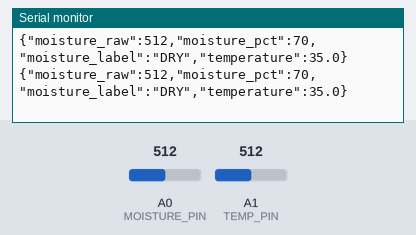
Simulated run of this sketch. Board: Arduino Uno, built with avr-gcc and run on an emulated ATmega328P. Parts: the last lines printed to the serial monitor. Inputs (shaded band) come from the test bench; at power-on: A0 (MOISTURE_PIN) = 512, A1 (TEMP_PIN) = 512.

Above: at 1.8 s.
1.9 s: A0 (MOISTURE_PIN) set to 534
At 2.9 s:
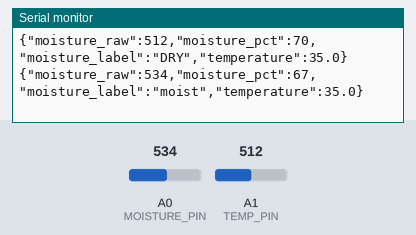
4.5 s: A0 (MOISTURE_PIN) set to 575
At 5.6 s:
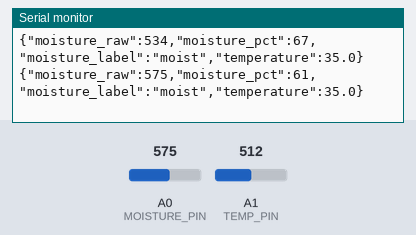
6.0 s: A0 (MOISTURE_PIN) set to 607
At 6.9 s:
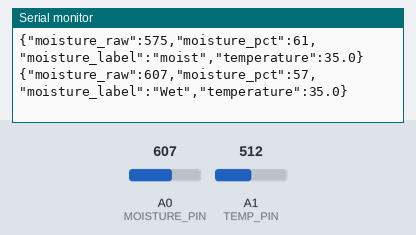
10.1 s: A0 (MOISTURE_PIN) set to 652
At 11.0 s:
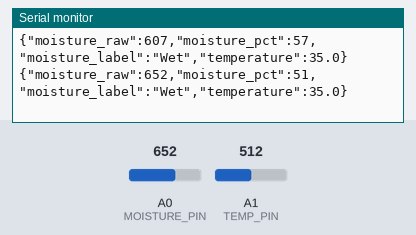
11.6 s: A0 (MOISTURE_PIN) set to 680
At 13.1 s:
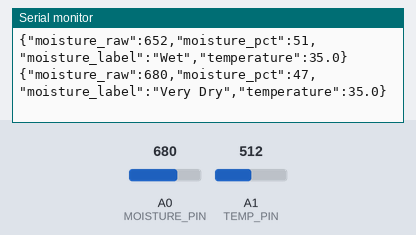

Measured:
- the behaviour switches between 516 and 517 on A0 (MOISTURE_PIN) (found by bisection; images 0 and 1)
- the behaviour switches between 589 and 590 on A0 (MOISTURE_PIN) (found by bisection; images 2 and 3)
- the behaviour switches between 661 and 662 on A0 (MOISTURE_PIN) (found by bisection; images 4 and 5)
- after the input at 1.9 s, the serial monitor: prints a new line after 0.14 s (image 1)
- after the input at 4.5 s, the serial monitor: prints a new line after 0.60 s (image 2)
- after the input at 6.0 s, the serial monitor: prints a new line after 0.12 s (image 3)
- after the input at 10.1 s, the serial monitor: prints a new line after 0.09 s (image 4)
- after the input at 11.6 s, the serial monitor: prints a new line after 0.63 s (image 5)

The sketch:

arduino.ino
```cpp
#include <math.h>

#define MOISTURE_PIN A0
#define TEMP_PIN A1

void setup() {
  Serial.begin(9600);
  while (!Serial) { ; }
}

float getTemperature() {
  int raw = analogRead(TEMP_PIN);
  float resistance = (float)(1023 - raw) * 10000 / raw;
  float temp = 1 / (log(resistance / 10000) / 3975 + 1 / 298.15) - 263.15;
  return temp;
}

void loop() {
  // Moisture
  int raw = analogRead(MOISTURE_PIN);
  int moisture_pct = map(raw, 1023, 300, 0, 100);
  moisture_pct = constrain(moisture_pct, 0, 100);

  String label;
  if (moisture_pct >= 70) label = "DRY";
  else if (moisture_pct >= 60) label = "moist";
  else if (moisture_pct >= 50) label = "Wet";
  else label = "Very Dry";

  // Temperature
  float temp = getTemperature();

  // Send JSON
  Serial.print("{\"moisture_raw\":");
  Serial.print(raw);
  Serial.print(",\"moisture_pct\":");
  Serial.print(moisture_pct);
  Serial.print(",\"moisture_label\":\"");
  Serial.print(label);
  Serial.print("\",\"temperature\":");
  Serial.print(temp, 1);
  Serial.println("}");

  delay(1000);
}
```
